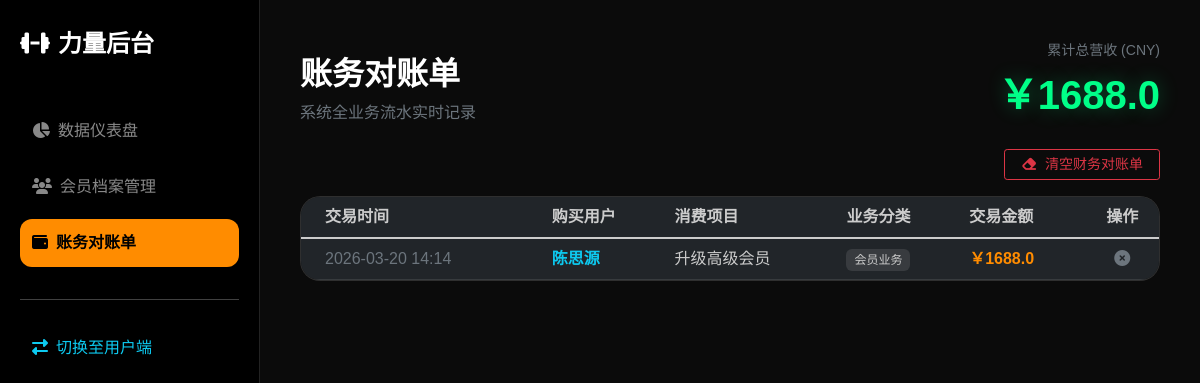
/admin/finance (signed in), run on an earlier commit of the app's database.
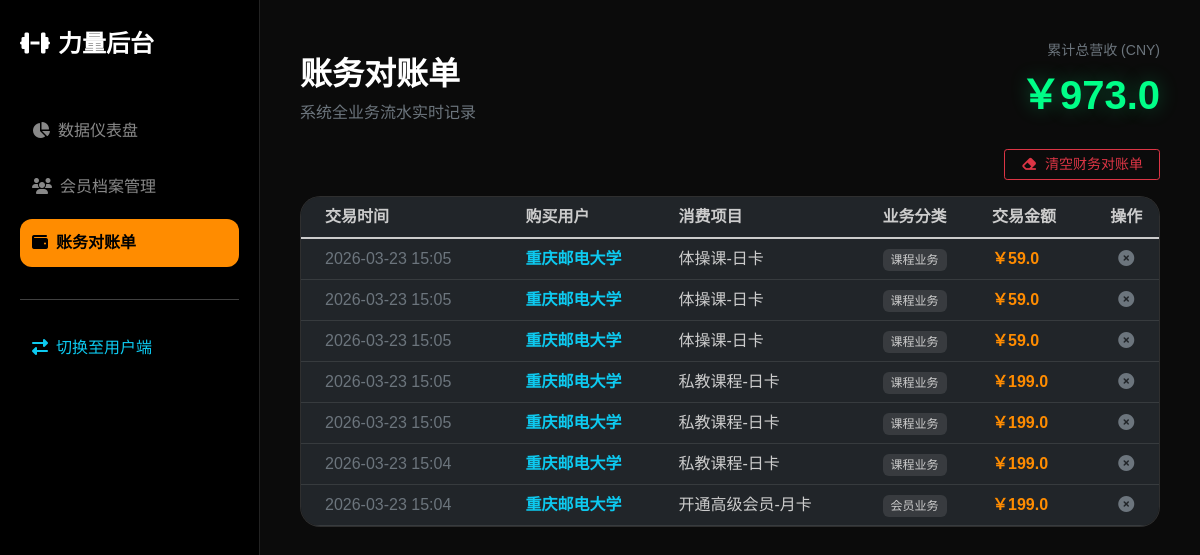
And on a later commit of the database.
### app.py (models this page shows)
class Transaction(db.Model):
    id = db.Column(db.Integer, primary_key=True)
    date = db.Column(db.DateTime, default=datetime.now)
    amount = db.Column(db.Float)
    item_name = db.Column(db.String(50))
    member_name = db.Column(db.String(50))
    category = db.Column(db.String(20))

### app.py (the view)
@app.route('/admin/finance')
@admin_required
def admin_finance():
    trans = Transaction.query.order_by(Transaction.date.desc()).all()
    total_income = db.session.query(db.func.sum(Transaction.amount)).scalar() or 0
    return render_template('admin_finance.html', trans=trans, total_income=total_income)

### app.py (called while the page is built)
def admin_required(f):
    @wraps(f)
    def decorated_function(*args, **kwargs):
        if not session.get('is_admin'):
            flash("越权访问：请先以管理员账号 (admin) 登录！", "danger")
            return redirect(url_for('user_main'))
        return f(*args, **kwargs)
    return decorated_function

### templates/admin_finance.html (shortened to what this page needs)
<!DOCTYPE html>
<html>
<head>
    <link href="https://cdn.staticfile.org/twitter-bootstrap/5.1.1/css/bootstrap.min.css" rel="stylesheet">
    <link rel="stylesheet" href="https://cdn.staticfile.org/font-awesome/6.1.1/css/all.min.css">
</head>
<body>
    <div class="sidebar">
        <h4 class="mb-5 fw-bold text-orange"><i class="fas fa-dumbbell me-2"></i>力量后台</h4>
        <nav class="nav flex-column">
            <a class="nav-link" href="/admin/dashboard"><i class="fas fa-chart-pie me-2"></i>数据仪表盘</a>
            <a class="nav-link" href="/admin/members"><i class="fas fa-users me-2"></i>会员档案管理</a>
            <a class="nav-link active" href="/admin/finance"><i class="fas fa-wallet me-2"></i>账务对账单</a>
            <hr class="my-4 border-secondary">
            <a class="nav-link text-info" href="/user/main"><i class="fas fa-exchange-alt me-2"></i>切换至用户端</a>
        </nav>
    </div>
    <div class="main-content">
        <div class="d-flex justify-content-between align-items-end mb-4">
            <div>
                <h2 class="fw-bold">账务对账单</h2>
                <p class="text-muted mb-0">系统全业务流水实时记录</p>
            </div>
            <div class="text-end">
                <span class="text-muted small d-block mb-1">累计总营收 (CNY)</span>
                <div class="income-total">￥{{ total_income }}</div>
            </div>
        </div>
        <div class="d-flex justify-content-end mb-3">
            <a href="/admin/finance/delete_all" class="btn btn-outline-danger btn-sm px-3" onclick="return confirm('注意：此操作将永久清空所有财务流水记录，不可恢复！')">
                <i class="fas fa-eraser me-1"></i> 清空财务对账单
            </a>
        </div>
        <div class="glass-card p-0 overflow-hidden">
            <table class="table table-dark table-hover mb-0">
                <thead class="bg-dark">
                    <tr>
                        <th class="ps-4">交易时间</th>
                        <th>购买用户</th>
                        <th>消费项目</th>
                        <th>业务分类</th>
                        <th>交易金额</th>
                        <th class="text-center">操作</th>
                    </tr>
                </thead>
                <tbody>
                    {% for t in trans %}
                    <tr>
                        <td class="ps-4 text-muted">{{ t.date.strftime('%Y-%m-%d %H:%M') }}</td>
                        <td class="text-info fw-bold">{{ t.member_name }}</td>
                        <td>{{ t.item_name }}</td>
                        <td><span class="category-tag">{{ t.category }}</span></td>
                        <td class="text-money">￥{{ t.amount }}</td>
                        <td class="text-center">
                            <a href="/admin/finance/delete/{{ t.id }}" class="text-muted" title="作废记录">
                                <i class="fas fa-times-circle"></i>
                            </a>
                        </td>
                    </tr>
                    {% endfor %}
                </tbody>
            </table>
        </div>
    </div>
</body>
</html>

### templates/admin_finance.html (style rules this page uses)
:root { --accent: #ff8c00; --bg: #0b0b0b; --sidebar-bg: #000; --glass: rgba(255,255,255,0.05); }
body { background: var(--bg); color: #fff; font-family: 'PingFang SC', sans-serif; }
.sidebar { width: 260px; background: var(--sidebar-bg); position: fixed; height: 100vh; padding: 30px 20px; border-right: 1px solid #222; }
.main-content { margin-left: 260px; padding: 40px; }
.nav-link { color: #888; padding: 12px; border-radius: 12px; margin-bottom: 8px; transition: 0.3s; }
.nav-link:hover, .nav-link.active { background: var(--glass); color: var(--accent); }
.nav-link.active { background: var(--accent); color: #000; font-weight: bold; }
.glass-card { background: var(--glass); backdrop-filter: blur(10px); border-radius: 20px; border: 1px solid rgba(255,255,255,0.1); padding: 25px; }
.income-total { font-size: 2.5rem; font-weight: 900; color: #00ff88; text-shadow: 0 0 20px rgba(0,255,136,0.3); }
.table { color: #ccc; }
.text-money { color: var(--accent); font-weight: bold; }
.category-tag { font-size: 0.75rem; padding: 4px 8px; border-radius: 6px; background: rgba(255,255,255,0.1); }

What changed in the data, as far as the page shows it:
added Transaction: date "2026-03-23 15:05", member_name "重庆邮电大学", item_name "体操课-日卡", category "课程业务", amount "59.0"
added Transaction: date "2026-03-23 15:05", member_name "重庆邮电大学", item_name "体操课-日卡", category "课程业务", amount "59.0"
added Transaction: date "2026-03-23 15:05", member_name "重庆邮电大学", item_name "体操课-日卡", category "课程业务", amount "59.0"
added Transaction: date "2026-03-23 15:05", member_name "重庆邮电大学", item_name "私教课程-日卡", category "课程业务", amount "199.0"
added Transaction: date "2026-03-23 15:05", member_name "重庆邮电大学", item_name "私教课程-日卡", category "课程业务", amount "199.0"
added Transaction: date "2026-03-23 15:04", member_name "重庆邮电大学", item_name "私教课程-日卡", category "课程业务", amount "199.0"
changed Transaction "会员业务": date "2026-03-20 14:14" → "2026-03-23 15:04"; member_name "陈思源" → "重庆邮电大学"; item_name "升级高级会员" → "开通高级会员-月卡"; amount "1688.0" → "199.0"
Also different on the page:
{{ total_income }}: "1688.0" → "973.0"
